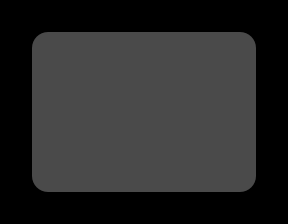

A level layout from a 2D game, rendered from its tile map. Below: a short description, then the map file with its tile-grid data intact:
An orthogonal 9x7 tile map with 32x32 px tiles, 4 tile layers (grid, walls, zonemap, cellrounded) and 23 objects (17x falling, 3x goal, player, twostep, freeze).

<map version="1.0" orientation="orthogonal" width="9" height="7" tilewidth="32" tileheight="32">
 <properties>
  <property name="_mode" value="" />
  <property name="_title" value="test" />
  <property name="_zone" value="" />
 </properties>
 <tileset firstgid="1" name="cells" tilewidth="32" tileheight="32">
  <image source="../cells.png" trans="ff00ff" width="128" height="384" />
 </tileset>
 <layer name="grid" width="9" height="7">
  <data>
   <tile gid="16" />
   <tile gid="16" />
   <tile gid="16" />
   <tile gid="16" />
   <tile gid="16" />
   <tile gid="16" />
   <tile gid="16" />
   <tile gid="16" />
   <tile gid="16" />
   <tile gid="16" />
   <tile gid="1" />
   <tile gid="1" />
   <tile gid="1" />
   <tile gid="1" />
   <tile gid="1" />
   <tile gid="1" />
   <tile gid="1" />
   <tile gid="16" />
   <tile gid="16" />
   <tile gid="1" />
   <tile gid="1" />
   <tile gid="1" />
   <tile gid="1" />
   <tile gid="1" />
   <tile gid="1" />
   <tile gid="1" />
   <tile gid="16" />
   <tile gid="16" />
   <tile gid="1" />
   <tile gid="1" />
   <tile gid="1" />
   <tile gid="1" />
   <tile gid="1" />
   <tile gid="1" />
   <tile gid="1" />
   <tile gid="16" />
   <tile gid="16" />
   <tile gid="1" />
   <tile gid="1" />
   <tile gid="1" />
   <tile gid="1" />
   <tile gid="1" />
   <tile gid="1" />
   <tile gid="1" />
   <tile gid="16" />
   <tile gid="16" />
   <tile gid="1" />
   <tile gid="1" />
   <tile gid="1" />
   <tile gid="1" />
   <tile gid="1" />
   <tile gid="1" />
   <tile gid="1" />
   <tile gid="16" />
   <tile gid="16" />
   <tile gid="16" />
   <tile gid="16" />
   <tile gid="16" />
   <tile gid="16" />
   <tile gid="16" />
   <tile gid="16" />
   <tile gid="16" />
   <tile gid="16" />
  </data>
 </layer>
 <layer name="walls" width="9" height="7">
  <data>
   <tile gid="0" />
   <tile gid="0" />
   <tile gid="0" />
   <tile gid="0" />
   <tile gid="0" />
   <tile gid="0" />
   <tile gid="0" />
   <tile gid="0" />
   <tile gid="0" />
   <tile gid="0" />
   <tile gid="0" />
   <tile gid="0" />
   <tile gid="0" />
   <tile gid="0" />
   <tile gid="0" />
   <tile gid="0" />
   <tile gid="0" />
   <tile gid="0" />
   <tile gid="0" />
   <tile gid="0" />
   <tile gid="0" />
   <tile gid="0" />
   <tile gid="0" />
   <tile gid="0" />
   <tile gid="0" />
   <tile gid="0" />
   <tile gid="0" />
   <tile gid="0" />
   <tile gid="0" />
   <tile gid="0" />
   <tile gid="0" />
   <tile gid="0" />
   <tile gid="0" />
   <tile gid="0" />
   <tile gid="0" />
   <tile gid="0" />
   <tile gid="0" />
   <tile gid="0" />
   <tile gid="0" />
   <tile gid="0" />
   <tile gid="0" />
   <tile gid="0" />
   <tile gid="0" />
   <tile gid="0" />
   <tile gid="0" />
   <tile gid="0" />
   <tile gid="0" />
   <tile gid="0" />
   <tile gid="0" />
   <tile gid="0" />
   <tile gid="0" />
   <tile gid="0" />
   <tile gid="0" />
   <tile gid="0" />
   <tile gid="0" />
   <tile gid="0" />
   <tile gid="0" />
   <tile gid="0" />
   <tile gid="0" />
   <tile gid="0" />
   <tile gid="0" />
   <tile gid="0" />
   <tile gid="0" />
  </data>
 </layer>
 <layer name="zonemap" width="9" height="7">
  <data>
   <tile gid="0" />
   <tile gid="0" />
   <tile gid="0" />
   <tile gid="0" />
   <tile gid="0" />
   <tile gid="0" />
   <tile gid="0" />
   <tile gid="0" />
   <tile gid="0" />
   <tile gid="0" />
   <tile gid="0" />
   <tile gid="0" />
   <tile gid="0" />
   <tile gid="0" />
   <tile gid="0" />
   <tile gid="0" />
   <tile gid="0" />
   <tile gid="0" />
   <tile gid="0" />
   <tile gid="0" />
   <tile gid="0" />
   <tile gid="0" />
   <tile gid="0" />
   <tile gid="0" />
   <tile gid="0" />
   <tile gid="0" />
   <tile gid="0" />
   <tile gid="0" />
   <tile gid="0" />
   <tile gid="0" />
   <tile gid="0" />
   <tile gid="0" />
   <tile gid="0" />
   <tile gid="0" />
   <tile gid="0" />
   <tile gid="0" />
   <tile gid="0" />
   <tile gid="0" />
   <tile gid="0" />
   <tile gid="0" />
   <tile gid="0" />
   <tile gid="0" />
   <tile gid="0" />
   <tile gid="0" />
   <tile gid="0" />
   <tile gid="0" />
   <tile gid="0" />
   <tile gid="0" />
   <tile gid="0" />
   <tile gid="0" />
   <tile gid="0" />
   <tile gid="0" />
   <tile gid="0" />
   <tile gid="0" />
   <tile gid="0" />
   <tile gid="0" />
   <tile gid="0" />
   <tile gid="0" />
   <tile gid="0" />
   <tile gid="0" />
   <tile gid="0" />
   <tile gid="0" />
   <tile gid="0" />
  </data>
 </layer>
 <layer name="cellrounded" width="9" height="7">
  <data>
   <tile gid="0" />
   <tile gid="0" />
   <tile gid="0" />
   <tile gid="0" />
   <tile gid="0" />
   <tile gid="0" />
   <tile gid="0" />
   <tile gid="0" />
   <tile gid="0" />
   <tile gid="0" />
   <tile gid="17" />
   <tile gid="0" />
   <tile gid="0" />
   <tile gid="0" />
   <tile gid="0" />
   <tile gid="0" />
   <tile gid="18" />
   <tile gid="0" />
   <tile gid="0" />
   <tile gid="0" />
   <tile gid="0" />
   <tile gid="0" />
   <tile gid="0" />
   <tile gid="0" />
   <tile gid="0" />
   <tile gid="0" />
   <tile gid="0" />
   <tile gid="0" />
   <tile gid="0" />
   <tile gid="0" />
   <tile gid="0" />
   <tile gid="0" />
   <tile gid="0" />
   <tile gid="0" />
   <tile gid="0" />
   <tile gid="0" />
   <tile gid="0" />
   <tile gid="0" />
   <tile gid="0" />
   <tile gid="0" />
   <tile gid="0" />
   <tile gid="0" />
   <tile gid="0" />
   <tile gid="0" />
   <tile gid="0" />
   <tile gid="0" />
   <tile gid="19" />
   <tile gid="0" />
   <tile gid="0" />
   <tile gid="0" />
   <tile gid="0" />
   <tile gid="0" />
   <tile gid="20" />
   <tile gid="0" />
   <tile gid="0" />
   <tile gid="0" />
   <tile gid="0" />
   <tile gid="0" />
   <tile gid="0" />
   <tile gid="0" />
   <tile gid="0" />
   <tile gid="0" />
   <tile gid="0" />
  </data>
 </layer>
 <objectgroup name="cells" width="9" height="7" opacity="0.31">
  <object type="falling" x="80" y="175" />
  <object type="falling" x="112" y="176" />
  <object type="falling" x="144" y="176" />
  <object type="falling" x="177" y="175" />
  <object type="falling" x="206" y="175" />
  <object type="falling" x="110" y="146" />
  <object type="falling" x="144" y="146" />
  <object type="falling" x="176" y="145" />
  <object type="falling" x="144" y="114" />
  <object type="falling" x="113" y="80" />
  <object type="falling" x="142" y="79" />
  <object type="falling" x="173" y="79" />
  <object type="falling" x="81" y="48" />
  <object type="falling" x="109" y="49" />
  <object type="falling" x="143" y="48" />
  <object type="falling" x="174" y="48" />
  <object type="falling" x="207" y="47" />
 </objectgroup>
 <objectgroup name="players" width="9" height="7">
  <object type="player" x="207" y="112" />
 </objectgroup>
 <objectgroup name="enemies" width="9" height="7">
  <object type="twostep" x="50" y="80" />
 </objectgroup>
 <objectgroup name="items" width="9" height="7">
  <object type="goal" x="238" y="47" />
  <object type="goal" x="47" y="113" />
  <object type="goal" x="238" y="175" />
 </objectgroup>
 <objectgroup name="powerups" width="9" height="7">
  <object type="freeze" x="78" y="143" />
 </objectgroup>
 <objectgroup name="portals" width="9" height="7" />
</map>
